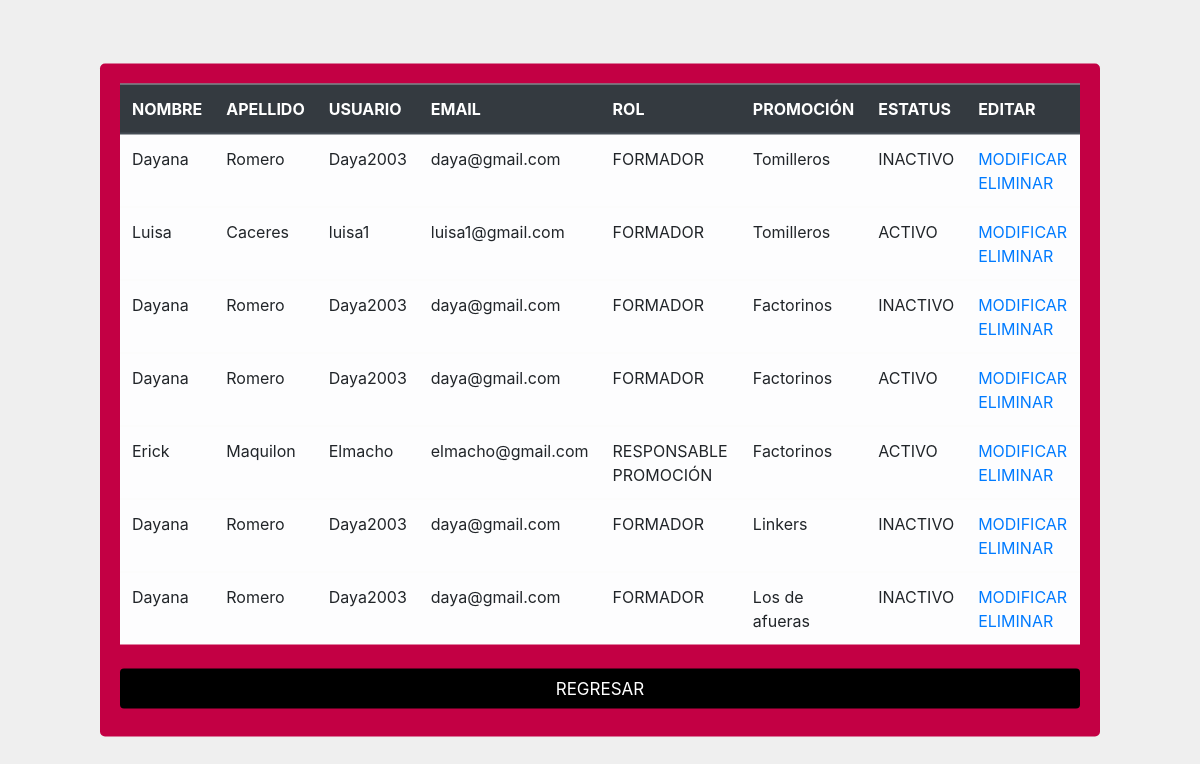
/php/modiUsu.php, run on the app's committed database.
### tables this page shows
CREATE TABLE `usuarios_promo` (
  `id_usup` int(11) NOT NULL,
  `fk_usuarios` int(11) NOT NULL,
  `fk_promociones` int(11) NOT NULL,
  `estatus` int(1) NOT NULL
);

CREATE TABLE `usuarios` (
  `id_login` int(11) NOT NULL,
  `nombre` varchar(30) NOT NULL,
  `email` varchar(60) NOT NULL,
  `password` varchar(128) NOT NULL,
  `tipo` char(1) DEFAULT NULL,
  `usuario` varchar(15) DEFAULT NULL,
  `apellido` varchar(30) DEFAULT NULL
);

CREATE TABLE `promociones` (
  `id_promociones` int(11) NOT NULL,
  `nombre` varchar(50) NOT NULL,
  `fecha` text DEFAULT NULL,
  `fk_fabrica` int(11) NOT NULL,
  `estatus` int(1) DEFAULT NULL
);

### php/modiUsu.php (the view, shortened to what this page needs)
<?php
include 'conexion.php';
?>
<!DOCTYPE html>
<html lang="es">
<head>
    <link rel="stylesheet" href="https://stackpath.bootstrapcdn.com/bootstrap/4.3.1/css/bootstrap.min.css">
    <link rel="stylesheet" type="text/css" href="../css/tables.css">
</head>
<body>
  <section class="content1">
      <table id="example" data-order='[[0,"asc"],[1, "asc"],[2, "asc"],[3,"asc"],[4, "asc"],[5, "asc"],[6, "asc"],[7, "asc"]]' data-page-length='25' class="table table-light table-hover table-dark-bordered">
    <thead class="thead-dark">
        <tr>
            <th scope="col">NOMBRE</th>
            <th scope="col">APELLIDO</th>
            <th scope="col">USUARIO</th>
            <th scope="col">EMAIL</th>
            <th scope="col">ROL</th>
            <th scope="col">PROMOCIÓN</th>
            <th scope="col">ESTATUS</th>
            <th scope="col">EDITAR</th>
        </tr>
    </thead>
<?php
        $sql = "SELECT usuarios.nombre, usuarios.apellido, usuarios.usuario, usuarios.email, usuarios.tipo, promociones.nombre, usuarios_promo.estatus, usuarios.id_login
        FROM usuarios_promo INNER JOIN usuarios ON usuarios_promo.fk_usuarios= usuarios.id_login
        INNER JOIN promociones ON usuarios_promo.fk_promociones=promociones.id_promociones";
        $r = mysqli_query($link,$sql);
        while ($arr = mysqli_fetch_array($r)){ ?>
             <tr>
                <td><?php echo $arr[0]; ?></td>
                <td><?php echo $arr[1]; ?></td>
                <td><?php echo $arr[2]; ?></td>
                <td><?php echo $arr[3]; ?></td>
                 <td><?php if($arr[4]=="a"){
                  echo "ADMINISTRADOR";
                }
                elseif ($arr[4]=="p") {
                  echo "RESPONSABLE PROMOCIÓN";
                }
                elseif ($arr[4]=="f") {
                  echo "FORMADOR";
                } ?>
                </td>
                <td><?php echo $arr[5]; ?></td>
                <td><?php if($arr[6]==1){
                  echo "ACTIVO";
                }
                else{
                  echo "INACTIVO";
                } ?></td>
                <td>
                    <a href="modificarUsua.php?user=<?php echo $arr[7];?>">MODIFICAR</a>
                    <a href="eliminaCod.php?id_cod=<?php echo $arr[7];?>">ELIMINAR</a>
                </td>
             </tr>
             <?php
        }
        ?>
      </table>
      <input type="button" onclick="location.href='http://localhost/villatomillo/'" name="regresar" id="regresar" value="REGRESAR">
      </section>
<link rel="stylesheet" type="text/css" href="https://cdn.datatables.net/v/bs4/dt-1.10.18/datatables.min.css" />
</body>
</html>

### css/tables.css (style rules this page uses)
html { background-color: #efefef; }
.content1 { display:table; width:1000px; border-radius: 5px; background-color: #c30044; padding: 20px; position: absolute; left: 50%; top: 50%; transform: translate(-50%, -50%); align-items: center; }
input[type=button] { width: 100%; height: 40px; background-color: #000000; color: white; padding: 14px 20px; margin: 8px 0; border: none; border-radius: 4px; cursor: pointer; font-size: 17px; line-height: 10PX; }

### data on the page
usuarios_promo: fk_usuarios.nombre "Dayana", fk_usuarios.apellido "Romero", fk_usuarios.usuario "Daya2003", fk_usuarios.email "daya@gmail.com", shows "FORMADOR", fk_promociones.nombre "Tomilleros", estatus "INACTIVO"
usuarios_promo: fk_usuarios.nombre "Luisa", fk_usuarios.apellido "Caceres", fk_usuarios.usuario "luisa1", fk_usuarios.email "luisa1@gmail.com", shows "FORMADOR", fk_promociones.nombre "Tomilleros", estatus "ACTIVO"
usuarios_promo: fk_usuarios.nombre "Dayana", fk_usuarios.apellido "Romero", fk_usuarios.usuario "Daya2003", fk_usuarios.email "daya@gmail.com", shows "FORMADOR", fk_promociones.nombre "Factorinos", estatus "INACTIVO"
usuarios_promo: fk_usuarios.nombre "Dayana", fk_usuarios.apellido "Romero", fk_usuarios.usuario "Daya2003", fk_usuarios.email "daya@gmail.com", shows "FORMADOR", fk_promociones.nombre "Factorinos", estatus "ACTIVO"
usuarios_promo: fk_usuarios.nombre "Erick", fk_usuarios.apellido "Maquilon", fk_usuarios.usuario "Elmacho", fk_usuarios.email "elmacho@gmail.com", shows "RESPONSABLE PROMOCIÓN", fk_promociones.nombre "Factorinos", estatus "ACTIVO"
usuarios_promo: fk_usuarios.nombre "Dayana", fk_usuarios.apellido "Romero", fk_usuarios.usuario "Daya2003", fk_usuarios.email "daya@gmail.com", shows "FORMADOR", fk_promociones.nombre "Linkers", estatus "INACTIVO"
usuarios_promo: fk_usuarios.nombre "Dayana", fk_usuarios.apellido "Romero", fk_usuarios.usuario "Daya2003", fk_usuarios.email "daya@gmail.com", shows "FORMADOR", fk_promociones.nombre "Los de afueras", estatus "INACTIVO"
